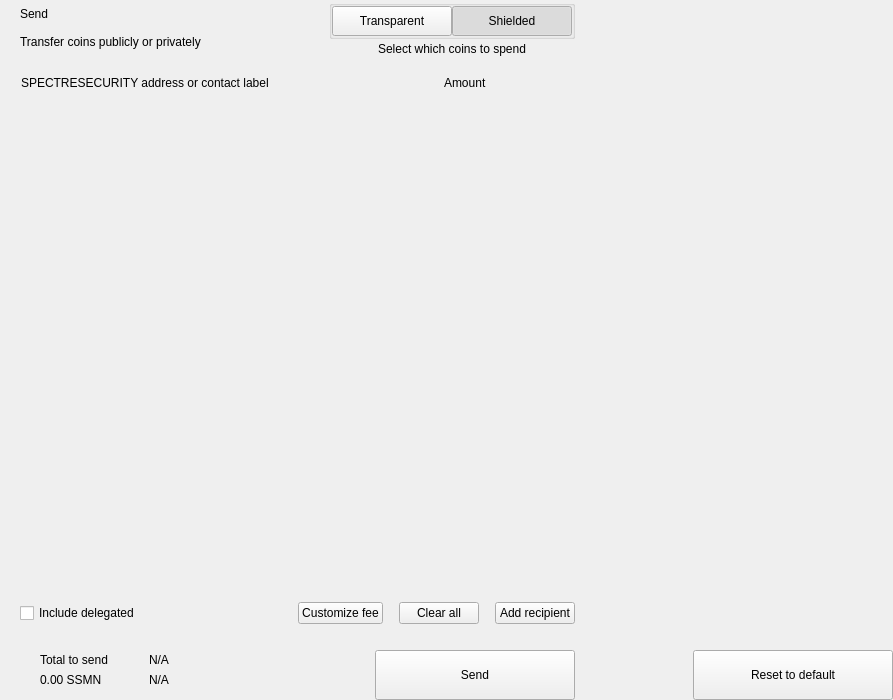
<?xml version="1.0" encoding="UTF-8"?>
<ui version="4.0">
 <class>send</class>
 <widget class="QWidget" name="send">
  <property name="geometry">
   <rect>
    <x>0</x>
    <y>0</y>
    <width>893</width>
    <height>700</height>
   </rect>
  </property>
  <property name="windowTitle">
   <string>Form</string>
  </property>
  <layout class="QHBoxLayout" name="horizontalLayout_2" stretch="2,1">
   <property name="spacing">
    <number>0</number>
   </property>
   <property name="leftMargin">
    <number>0</number>
   </property>
   <property name="topMargin">
    <number>0</number>
   </property>
   <property name="rightMargin">
    <number>0</number>
   </property>
   <property name="bottomMargin">
    <number>0</number>
   </property>
   <item>
    <widget class="QWidget" name="left" native="true">
     <layout class="QVBoxLayout" name="verticalLayout_3">
      <property name="spacing">
       <number>0</number>
      </property>
      <property name="leftMargin">
       <number>0</number>
      </property>
      <property name="topMargin">
       <number>0</number>
      </property>
      <property name="rightMargin">
       <number>0</number>
      </property>
      <property name="bottomMargin">
       <number>0</number>
      </property>
      <item>
       <layout class="QVBoxLayout" name="verticalLayout_22" stretch="0,0,0,1,0,0,0,0">
        <property name="spacing">
         <number>0</number>
        </property>
        <item>
         <layout class="QHBoxLayout" name="horizontalLayout_3">
          <property name="spacing">
           <number>0</number>
          </property>
          <property name="leftMargin">
           <number>20</number>
          </property>
          <property name="rightMargin">
           <number>20</number>
          </property>
          <item>
           <layout class="QVBoxLayout" name="verticalLayout">
            <property name="spacing">
             <number>0</number>
            </property>
            <item>
             <widget class="QLabel" name="labelTitle">
              <property name="text">
               <string>Send</string>
              </property>
              <property name="alignment">
               <set>Qt::AlignLeading|Qt::AlignLeft|Qt::AlignVCenter</set>
              </property>
             </widget>
            </item>
            <item>
             <widget class="QLabel" name="labelSubtitle1">
              <property name="text">
               <string>Transfer coins publicly or privately</string>
              </property>
             </widget>
            </item>
           </layout>
          </item>
          <item>
           <spacer name="horizontalSpacer">
            <property name="orientation">
             <enum>Qt::Horizontal</enum>
            </property>
            <property name="sizeHint" stdset="0">
             <size>
              <width>40</width>
              <height>20</height>
             </size>
            </property>
           </spacer>
          </item>
          <item>
           <layout class="QVBoxLayout" name="verticalLayout_6">
            <property name="spacing">
             <number>3</number>
            </property>
            <item alignment="Qt::AlignHCenter">
             <widget class="QGroupBox" name="groupBox">
              <property name="styleSheet">
               <string notr="true">#groupBox{
padding-top:2px;
}</string>
              </property>
              <property name="title">
               <string/>
              </property>
              <property name="alignment">
               <set>Qt::AlignCenter</set>
              </property>
              <layout class="QHBoxLayout" name="horizontalLayout_4">
               <property name="spacing">
                <number>0</number>
               </property>
               <property name="leftMargin">
                <number>0</number>
               </property>
               <property name="topMargin">
                <number>0</number>
               </property>
               <property name="rightMargin">
                <number>0</number>
               </property>
               <property name="bottomMargin">
                <number>0</number>
               </property>
               <item>
                <widget class="QPushButton" name="pushLeft">
                 <property name="minimumSize">
                  <size>
                   <width>120</width>
                   <height>30</height>
                  </size>
                 </property>
                 <property name="maximumSize">
                  <size>
                   <width>120</width>
                   <height>30</height>
                  </size>
                 </property>
                 <property name="focusPolicy">
                  <enum>Qt::NoFocus</enum>
                 </property>
                 <property name="text">
                  <string>Transparent</string>
                 </property>
                 <property name="checkable">
                  <bool>true</bool>
                 </property>
                 <property name="autoExclusive">
                  <bool>true</bool>
                 </property>
                </widget>
               </item>
               <item>
                <widget class="QPushButton" name="pushRight">
                 <property name="minimumSize">
                  <size>
                   <width>120</width>
                   <height>30</height>
                  </size>
                 </property>
                 <property name="maximumSize">
                  <size>
                   <width>120</width>
                   <height>30</height>
                  </size>
                 </property>
                 <property name="focusPolicy">
                  <enum>Qt::NoFocus</enum>
                 </property>
                 <property name="text">
                  <string>Shielded</string>
                 </property>
                 <property name="checkable">
                  <bool>true</bool>
                 </property>
                 <property name="checked">
                  <bool>true</bool>
                 </property>
                 <property name="autoExclusive">
                  <bool>true</bool>
                 </property>
                </widget>
               </item>
              </layout>
             </widget>
            </item>
            <item alignment="Qt::AlignHCenter|Qt::AlignTop">
             <widget class="QLabel" name="labelSubtitle2">
              <property name="styleSheet">
               <string notr="true"/>
              </property>
              <property name="text">
               <string>Select which coins to spend</string>
              </property>
              <property name="alignment">
               <set>Qt::AlignCenter</set>
              </property>
              <property name="indent">
               <number>0</number>
              </property>
             </widget>
            </item>
           </layout>
          </item>
         </layout>
        </item>
        <item>
         <spacer name="verticalSpacer_2">
          <property name="orientation">
           <enum>Qt::Vertical</enum>
          </property>
          <property name="sizeType">
           <enum>QSizePolicy::Fixed</enum>
          </property>
          <property name="sizeHint" stdset="0">
           <size>
            <width>20</width>
            <height>20</height>
           </size>
          </property>
         </spacer>
        </item>
        <item>
         <layout class="QHBoxLayout" name="horizontalLayout" stretch="6,0,2">
          <property name="spacing">
           <number>0</number>
          </property>
          <property name="leftMargin">
           <number>10</number>
          </property>
          <property name="topMargin">
           <number>0</number>
          </property>
          <property name="rightMargin">
           <number>20</number>
          </property>
          <property name="bottomMargin">
           <number>0</number>
          </property>
          <item>
           <widget class="QLabel" name="labelSubtitleAddress">
            <property name="styleSheet">
             <string notr="true">margin-left:8px;</string>
            </property>
            <property name="text">
             <string>SPECTRESECURITY address or contact label</string>
            </property>
           </widget>
          </item>
          <item>
           <spacer name="horizontalSpacer_3">
            <property name="orientation">
             <enum>Qt::Horizontal</enum>
            </property>
            <property name="sizeType">
             <enum>QSizePolicy::Fixed</enum>
            </property>
            <property name="sizeHint" stdset="0">
             <size>
              <width>40</width>
              <height>1</height>
             </size>
            </property>
           </spacer>
          </item>
          <item>
           <widget class="QLabel" name="labelSubtitleAmount">
            <property name="text">
             <string>Amount</string>
            </property>
           </widget>
          </item>
         </layout>
        </item>
        <item>
         <widget class="QScrollArea" name="scrollArea">
          <property name="minimumSize">
           <size>
            <width>0</width>
            <height>350</height>
           </size>
          </property>
          <property name="styleSheet">
           <string notr="true">#scrollArea {
            background:transparent;
            margin-top:10px;
}</string>
          </property>
          <property name="horizontalScrollBarPolicy">
           <enum>Qt::ScrollBarAlwaysOff</enum>
          </property>
          <property name="sizeAdjustPolicy">
           <enum>QAbstractScrollArea::AdjustIgnored</enum>
          </property>
          <property name="widgetResizable">
           <bool>true</bool>
          </property>
          <property name="alignment">
           <set>Qt::AlignLeading|Qt::AlignLeft|Qt::AlignTop</set>
          </property>
          <widget class="QWidget" name="scrollAreaWidgetContents">
           <property name="geometry">
            <rect>
             <x>0</x>
             <y>0</y>
             <width>591</width>
             <height>16</height>
            </rect>
           </property>
           <property name="sizePolicy">
            <sizepolicy hsizetype="Preferred" vsizetype="Maximum">
             <horstretch>0</horstretch>
             <verstretch>0</verstretch>
            </sizepolicy>
           </property>
           <property name="autoFillBackground">
            <bool>false</bool>
           </property>
           <property name="styleSheet">
            <string notr="true">#scrollAreaWidgetContents {
             background:transparent;
             }</string>
           </property>
           <layout class="QVBoxLayout" name="verticalLayout_7">
            <property name="spacing">
             <number>0</number>
            </property>
            <property name="sizeConstraint">
             <enum>QLayout::SetDefaultConstraint</enum>
            </property>
            <property name="leftMargin">
             <number>0</number>
            </property>
            <property name="topMargin">
             <number>0</number>
            </property>
            <property name="rightMargin">
             <number>0</number>
            </property>
            <property name="bottomMargin">
             <number>0</number>
            </property>
           </layout>
          </widget>
         </widget>
        </item>
        <item>
         <spacer name="verticalSpacer_4">
          <property name="orientation">
           <enum>Qt::Vertical</enum>
          </property>
          <property name="sizeType">
           <enum>QSizePolicy::Fixed</enum>
          </property>
          <property name="sizeHint" stdset="0">
           <size>
            <width>20</width>
            <height>20</height>
           </size>
          </property>
         </spacer>
        </item>
        <item>
         <layout class="QHBoxLayout" name="horizontalLayout_20">
          <property name="spacing">
           <number>6</number>
          </property>
          <property name="leftMargin">
           <number>20</number>
          </property>
          <property name="rightMargin">
           <number>20</number>
          </property>
          <item>
           <widget class="QCheckBox" name="checkBoxDelegations">
            <property name="layoutDirection">
             <enum>Qt::LeftToRight</enum>
            </property>
            <property name="text">
             <string>Include delegated</string>
            </property>
           </widget>
          </item>
          <item>
           <spacer name="horizontalSpacer_4">
            <property name="orientation">
             <enum>Qt::Horizontal</enum>
            </property>
            <property name="sizeHint" stdset="0">
             <size>
              <width>10</width>
              <height>20</height>
             </size>
            </property>
           </spacer>
          </item>
          <item>
           <widget class="QPushButton" name="pushButtonFee">
            <property name="focusPolicy">
             <enum>Qt::NoFocus</enum>
            </property>
            <property name="text">
             <string>Customize fee</string>
            </property>
           </widget>
          </item>
          <item>
           <spacer name="horizontalSpacer_11">
            <property name="orientation">
             <enum>Qt::Horizontal</enum>
            </property>
            <property name="sizeType">
             <enum>QSizePolicy::Minimum</enum>
            </property>
            <property name="sizeHint" stdset="0">
             <size>
              <width>10</width>
              <height>20</height>
             </size>
            </property>
           </spacer>
          </item>
          <item>
           <widget class="QPushButton" name="pushButtonClear">
            <property name="focusPolicy">
             <enum>Qt::NoFocus</enum>
            </property>
            <property name="layoutDirection">
             <enum>Qt::RightToLeft</enum>
            </property>
            <property name="text">
             <string>Clear all</string>
            </property>
           </widget>
          </item>
          <item>
           <spacer name="horizontalSpacer_6">
            <property name="orientation">
             <enum>Qt::Horizontal</enum>
            </property>
            <property name="sizeType">
             <enum>QSizePolicy::Fixed</enum>
            </property>
            <property name="sizeHint" stdset="0">
             <size>
              <width>10</width>
              <height>20</height>
             </size>
            </property>
           </spacer>
          </item>
          <item>
           <widget class="QPushButton" name="pushButtonAddRecipient">
            <property name="focusPolicy">
             <enum>Qt::NoFocus</enum>
            </property>
            <property name="text">
             <string>Add recipient</string>
            </property>
           </widget>
          </item>
         </layout>
        </item>
        <item>
         <spacer name="verticalSpacer">
          <property name="orientation">
           <enum>Qt::Vertical</enum>
          </property>
          <property name="sizeType">
           <enum>QSizePolicy::Fixed</enum>
          </property>
          <property name="sizeHint" stdset="0">
           <size>
            <width>20</width>
            <height>16</height>
           </size>
          </property>
         </spacer>
        </item>
        <item>
         <layout class="QHBoxLayout" name="horizontalLayout_7">
          <property name="rightMargin">
           <number>20</number>
          </property>
          <item>
           <layout class="QHBoxLayout" name="horizontalLayout_10">
            <property name="spacing">
             <number>0</number>
            </property>
            <property name="leftMargin">
             <number>8</number>
            </property>
            <item>
             <widget class="QStackedWidget" name="stackedWidget">
              <property name="minimumSize">
               <size>
                <width>0</width>
                <height>60</height>
               </size>
              </property>
              <property name="maximumSize">
               <size>
                <width>16777215</width>
                <height>60</height>
               </size>
              </property>
              <widget class="QWidget" name="page1">
               <layout class="QVBoxLayout" name="verticalLayout_71" stretch="0">
                <property name="spacing">
                 <number>6</number>
                </property>
                <property name="leftMargin">
                 <number>12</number>
                </property>
                <property name="topMargin">
                 <number>0</number>
                </property>
                <property name="rightMargin">
                 <number>0</number>
                </property>
                <property name="bottomMargin">
                 <number>0</number>
                </property>
                <item>
                 <widget class="QWidget" name="coinWidget" native="true">
                  <property name="minimumSize">
                   <size>
                    <width>0</width>
                    <height>60</height>
                   </size>
                  </property>
                  <property name="maximumSize">
                   <size>
                    <width>16777215</width>
                    <height>60</height>
                   </size>
                  </property>
                  <layout class="QHBoxLayout" name="horizontalLayout_9">
                   <property name="spacing">
                    <number>0</number>
                   </property>
                   <property name="leftMargin">
                    <number>20</number>
                   </property>
                   <property name="topMargin">
                    <number>10</number>
                   </property>
                   <property name="rightMargin">
                    <number>20</number>
                   </property>
                   <property name="bottomMargin">
                    <number>10</number>
                   </property>
                   <item>
                    <layout class="QVBoxLayout" name="verticalSend">
                     <property name="spacing">
                      <number>0</number>
                     </property>
                     <item>
                      <widget class="QLabel" name="labelTitleTotalSend">
                       <property name="text">
                        <string>Total to send</string>
                       </property>
                      </widget>
                     </item>
                     <item>
                      <widget class="QLabel" name="labelAmountSend">
                       <property name="text">
                        <string notr="true">0.00 SSMN</string>
                       </property>
                      </widget>
                     </item>
                    </layout>
                   </item>
                   <item>
                    <spacer name="horizontalSpacer_9">
                     <property name="orientation">
                      <enum>Qt::Horizontal</enum>
                     </property>
                     <property name="sizeType">
                      <enum>QSizePolicy::Fixed</enum>
                     </property>
                     <property name="sizeHint" stdset="0">
                      <size>
                       <width>20</width>
                       <height>20</height>
                      </size>
                     </property>
                    </spacer>
                   </item>
                   <item>
                    <widget class="QLabel" name="labelLine">
                     <property name="minimumSize">
                      <size>
                       <width>1</width>
                       <height>0</height>
                      </size>
                     </property>
                     <property name="maximumSize">
                      <size>
                       <width>1</width>
                       <height>16777215</height>
                      </size>
                     </property>
                     <property name="text">
                      <string/>
                     </property>
                    </widget>
                   </item>
                   <item>
                    <spacer name="horizontalSpacer_10">
                     <property name="orientation">
                      <enum>Qt::Horizontal</enum>
                     </property>
                     <property name="sizeType">
                      <enum>QSizePolicy::Fixed</enum>
                     </property>
                     <property name="sizeHint" stdset="0">
                      <size>
                       <width>20</width>
                       <height>20</height>
                      </size>
                     </property>
                    </spacer>
                   </item>
                   <item>
                    <layout class="QVBoxLayout" name="verticalRemaining">
                     <property name="spacing">
                      <number>0</number>
                     </property>
                     <item>
                      <widget class="QLabel" name="labelTitleTotalRemaining">
                       <property name="text">
                        <string notr="true">N/A</string>
                       </property>
                      </widget>
                     </item>
                     <item>
                      <widget class="QLabel" name="labelAmountRemaining">
                       <property name="text">
                        <string notr="true">N/A</string>
                       </property>
                      </widget>
                     </item>
                    </layout>
                   </item>
                  </layout>
                 </widget>
                </item>
               </layout>
              </widget>
              <widget class="QWidget" name="page_2"/>
             </widget>
            </item>
           </layout>
          </item>
          <item>
           <spacer name="horizontalSpacer_5">
            <property name="orientation">
             <enum>Qt::Horizontal</enum>
            </property>
            <property name="sizeType">
             <enum>QSizePolicy::Expanding</enum>
            </property>
            <property name="sizeHint" stdset="0">
             <size>
              <width>40</width>
              <height>20</height>
             </size>
            </property>
           </spacer>
          </item>
          <item alignment="Qt::AlignBottom">
           <widget class="QPushButton" name="pushButtonSave">
            <property name="minimumSize">
             <size>
              <width>200</width>
              <height>50</height>
             </size>
            </property>
            <property name="maximumSize">
             <size>
              <width>200</width>
              <height>50</height>
             </size>
            </property>
            <property name="focusPolicy">
             <enum>Qt::NoFocus</enum>
            </property>
            <property name="text">
             <string>Send</string>
            </property>
           </widget>
          </item>
         </layout>
        </item>
       </layout>
      </item>
     </layout>
    </widget>
   </item>
   <item>
    <widget class="QWidget" name="right" native="true">
     <layout class="QVBoxLayout" name="verticalLayout_5">
      <property name="leftMargin">
       <number>0</number>
      </property>
      <property name="topMargin">
       <number>0</number>
      </property>
      <property name="rightMargin">
       <number>0</number>
      </property>
      <property name="bottomMargin">
       <number>0</number>
      </property>
      <item>
       <layout class="QVBoxLayout" name="verticalLayout_4">
        <property name="spacing">
         <number>6</number>
        </property>
        <item>
         <widget class="OptionButton" name="btnCoinControl" native="true">
          <property name="minimumSize">
           <size>
            <width>0</width>
            <height>50</height>
           </size>
          </property>
         </widget>
        </item>
        <item>
         <widget class="OptionButton" name="btnChangeAddress" native="true">
          <property name="minimumSize">
           <size>
            <width>0</width>
            <height>50</height>
           </size>
          </property>
         </widget>
        </item>
        <item>
         <widget class="OptionButton" name="btnUri" native="true">
          <property name="minimumSize">
           <size>
            <width>0</width>
            <height>50</height>
           </size>
          </property>
         </widget>
        </item>
        <item>
         <widget class="OptionButton" name="btnShieldCoins" native="true">
          <property name="minimumSize">
           <size>
            <width>0</width>
            <height>50</height>
           </size>
          </property>
         </widget>
        </item>
        <item>
         <spacer name="verticalSpacer_5">
          <property name="orientation">
           <enum>Qt::Vertical</enum>
          </property>
          <property name="sizeHint" stdset="0">
           <size>
            <width>20</width>
            <height>40</height>
           </size>
          </property>
         </spacer>
        </item>
        <item>
         <layout class="QHBoxLayout" name="horizontalLayout_8">
          <item>
           <spacer name="horizontalSpacer_7">
            <property name="orientation">
             <enum>Qt::Horizontal</enum>
            </property>
            <property name="sizeHint" stdset="0">
             <size>
              <width>40</width>
              <height>20</height>
             </size>
            </property>
           </spacer>
          </item>
          <item>
           <widget class="QPushButton" name="pushButtonReset">
            <property name="minimumSize">
             <size>
              <width>200</width>
              <height>50</height>
             </size>
            </property>
            <property name="maximumSize">
             <size>
              <width>200</width>
              <height>50</height>
             </size>
            </property>
            <property name="focusPolicy">
             <enum>Qt::NoFocus</enum>
            </property>
            <property name="text">
             <string>Reset to default</string>
            </property>
           </widget>
          </item>
         </layout>
        </item>
       </layout>
      </item>
     </layout>
    </widget>
   </item>
  </layout>
 </widget>
 <customwidgets>
  <customwidget>
   <class>OptionButton</class>
   <extends>QWidget</extends>
   <header>qt/spectresecurity/optionbutton.h</header>
   <container>1</container>
  </customwidget>
 </customwidgets>
 <resources/>
 <connections/>
</ui>
